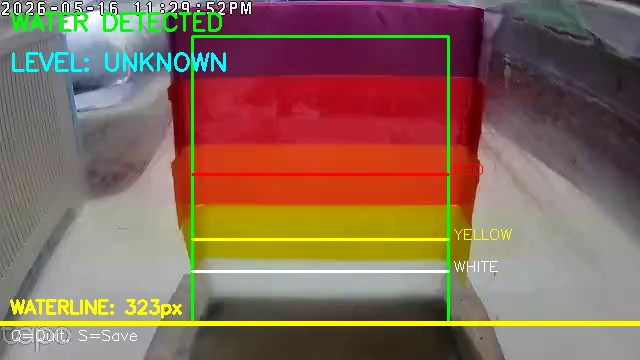
#> input picture flood_ai/water_detection_test.jpg, 640 x 360 px
$ python -i backup_detection.py   (imports and definitions only)
#> lines starting #> are read from the running program, lines starting #| are printed output that depends on the picture; after the words box and inside, x2 and y2 are one past the last pixel; in counts of white or black regions, pixels touching at a corner belong together
#> further down, picture is the input picture: shape (360, 640, 3); mean B, G, R 88.8, 106, 135.5
import cv2
import numpy as np

def edge_based_waterline_detection(frame):
    """
    Backup detection method using edge detection for low-light conditions
    when color detection fails
    """
    gray = cv2.cvtColor(frame, cv2.COLOR_BGR2GRAY)
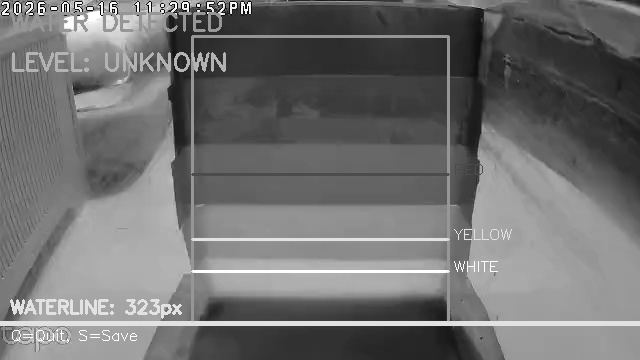
#> gray: shape (360, 640); min 0, max 255, mean 112.8
    h, w = gray.shape
#> h = 360; w = 640

    # Focus on the center area where markers should be
    roi_top = int(h * 0.2)
#> roi_top = 72
    roi_bottom = int(h * 0.8)
#> roi_bottom = 288
    roi_left = int(w * 0.3)
#> roi_left = 192
    roi_right = int(w * 0.7)
#> roi_right = 448

    roi = gray[roi_top:roi_bottom, roi_left:roi_right]
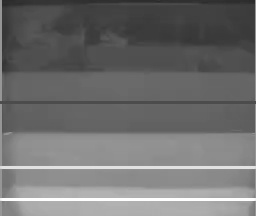
#> roi: shape (216, 256); min 42, max 255, mean 111.6

    # Apply Gaussian blur to reduce noise
    blurred = cv2.GaussianBlur(roi, (5, 5), 0)
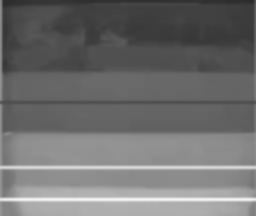
#> blurred: shape (216, 256); min 43, max 245, mean 111.5

    # Edge detection
    edges = cv2.Canny(blurred, 50, 150)
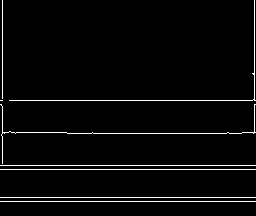
#> edges: shape (216, 256); 3.3% white in thin lines or dots

    # Find horizontal lines (potential waterlines)
    horizontal_kernel = cv2.getStructuringElement(cv2.MORPH_RECT, (25, 1))
    horizontal_lines = cv2.morphologyEx(edges, cv2.MORPH_OPEN, horizontal_kernel)
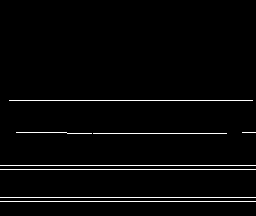
#> horizontal_lines: shape (216, 256); 2.7% white in thin lines or dots, all inside (x1, y1, x2, y2) = (0, 100, 256, 202)

    # Find contours
    contours, _ = cv2.findContours(horizontal_lines, cv2.RETR_EXTERNAL, cv2.CHAIN_APPROX_SIMPLE)
#> contours = 8 contours, all with area under 20

    if contours:
        # Find the lowest horizontal line
        lowest_y = 0
        for contour in contours:
            x, y, w, h = cv2.boundingRect(contour)
            if y + h > lowest_y:
                lowest_y = y + h
#> this loop made 8 passes
#> (contour, x, y, w, h, lowest_y) on pass 1: ([[0, 201], [255, 201]], 0, 201, 256, 1, 202)
#> (contour, x, y, w, h) on passes 2, 3, 4, 5, 6, 8: ([[0, 197], [255, 197]], 0, 197, 256, 1), ([[0, 169], [255, 169]], 0, 169, 256, 1), ([[0, 165], [255, 165]], 0, 165, 256, 1), ([[93, 133], [226, 133]], 93, 133, 134, 1), ([[242, 132], [255, 132]], 242, 132, 14, 1), ([[9, 100], [252, 100]], 9, 100, 244, 1)
#> after the loop, lowest_y = 202

        # Convert back to full frame coordinates
        waterline_y = roi_top + lowest_y
#> waterline_y = 274

        return {
            "success": True,
            "waterline_y": waterline_y,
            "method": "edge_detection",
            "confidence": 0.6  # Lower confidence for backup method
        }

    return {
        "success": False,
        "reason": "No waterline detected using edge detection",
        "method": "edge_detection"
    }

def motion_based_detection(frame, previous_frame):
    """
    Detect water level changes using motion detection
    Useful for flowing water detection
    """
    if previous_frame is None:
        return {"success": False, "reason": "No previous frame"}

    # Convert to grayscale
    gray1 = cv2.cvtColor(previous_frame, cv2.COLOR_BGR2GRAY)
    gray2 = cv2.cvtColor(frame, cv2.COLOR_BGR2GRAY)

    # Calculate frame difference
    diff = cv2.absdiff(gray1, gray2)

    # Threshold the difference
    _, thresh = cv2.threshold(diff, 25, 255, cv2.THRESH_BINARY)

    # Focus on water area
    h, w = thresh.shape
    water_roi = thresh[int(h*0.4):int(h*0.9), int(w*0.2):int(w*0.8)]

    # Calculate motion intensity
    motion_pixels = cv2.countNonZero(water_roi)
    total_pixels = water_roi.shape[0] * water_roi.shape[1]
    motion_ratio = motion_pixels / total_pixels

    return {
        "success": True,
        "motion_ratio": motion_ratio,
        "flowing_water": motion_ratio > 0.1,  # Threshold for flowing water
        "method": "motion_detection"
    }

>>> import cv2
>>> picture = cv2.imread('water_detection_test.jpg')
>>> result = edge_based_waterline_detection(picture)
#> result = {'success': True, 'waterline_y': 274, 'method': 'edge_detection', 'confidence': 0.6}

$ run again, on flood_ai/capture_20260517_135718.jpg
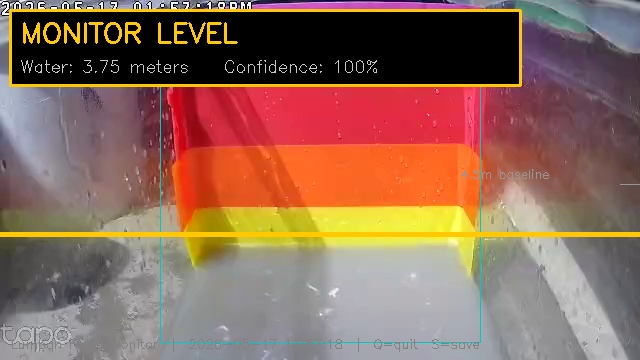
#> input picture flood_ai/capture_20260517_135718.jpg, 640 x 360 px
#> picture is the input picture: shape (360, 640, 3); mean B, G, R 89.2, 104.7, 140.1
#> in edge_based_waterline_detection, `edges = cv2.Canny(blurred, 50, 150)`:
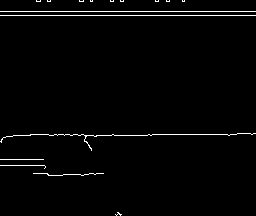
#> edges: shape (216, 256); 1.9% white in thin lines or dots
#> in edge_based_waterline_detection, `horizontal_lines = cv2.morphologyEx(edges, cv2.MORPH_OPEN, horizontal_..`:
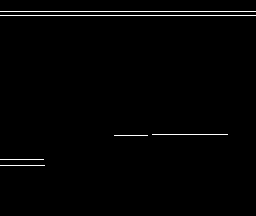
#> horizontal_lines: shape (216, 256); 1.3% white in thin lines or dots, all inside (x1, y1, x2, y2) = (0, 11, 256, 166)
#> contours = 6 contours, all with area under 20
#> the loop in edge_based_waterline_detection, `for contour in contours:` made 6 passes
#> (contour, x, y, w, lowest_y) on pass 1: ([[0, 165], [44, 165]], 0, 165, 45, 166)
#> after the loop in edge_based_waterline_detection, `for contour in contours:`: lowest_y = 166
#> waterline_y = 238
#> result = {'success': True, 'waterline_y': 238, 'method': 'edge_detection', 'confidence': 0.6}
